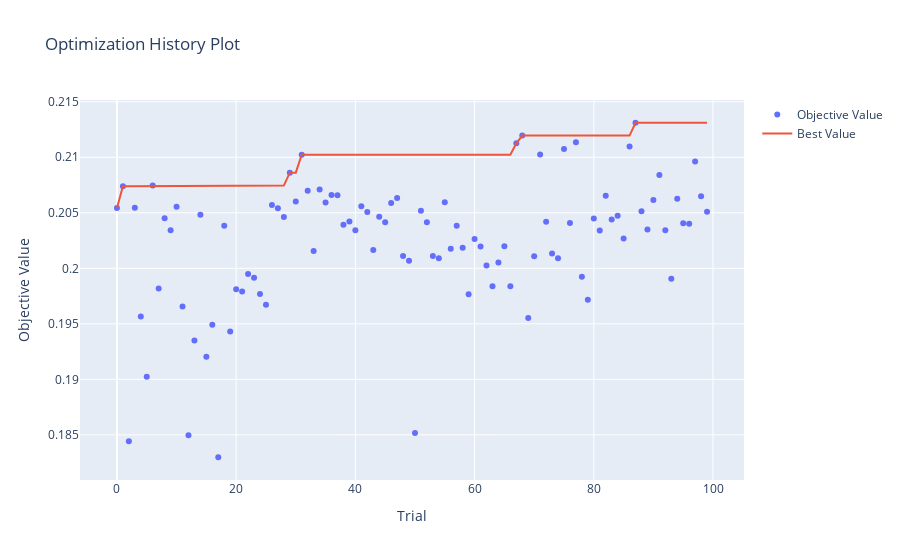
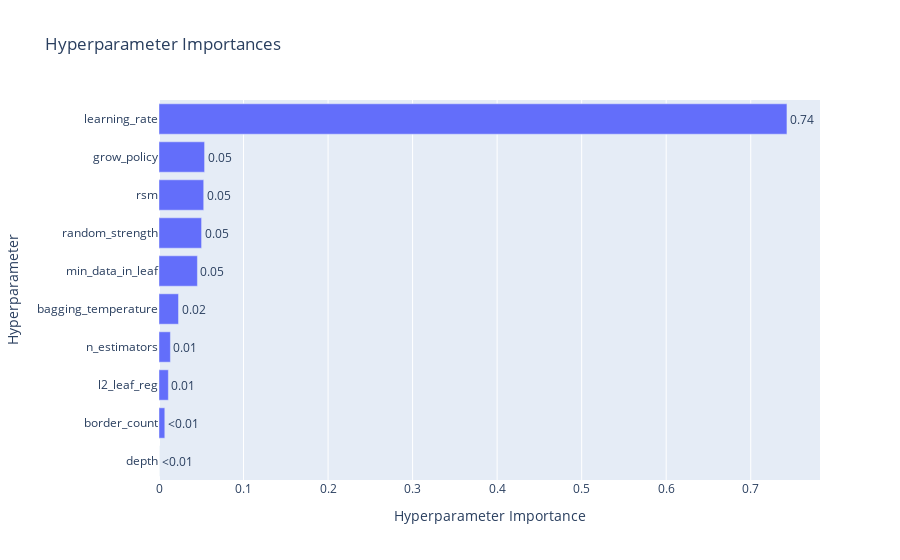
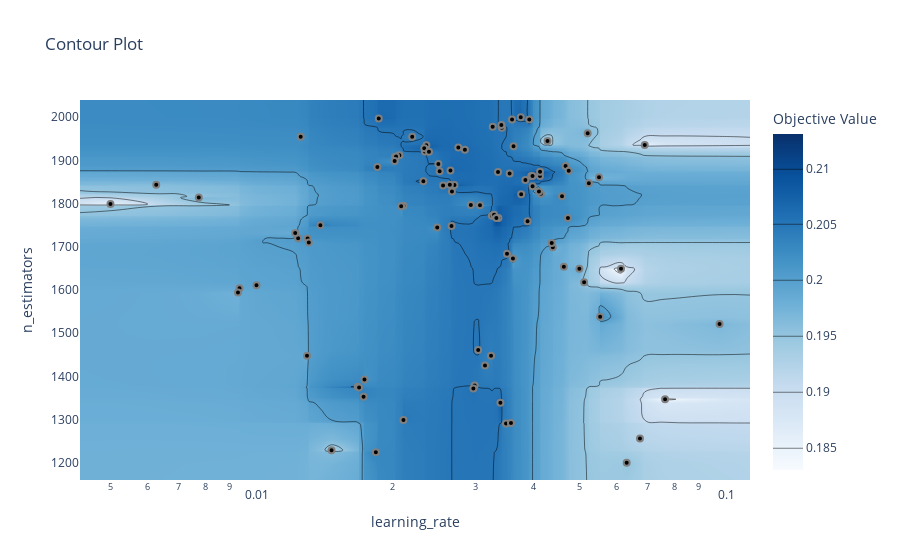
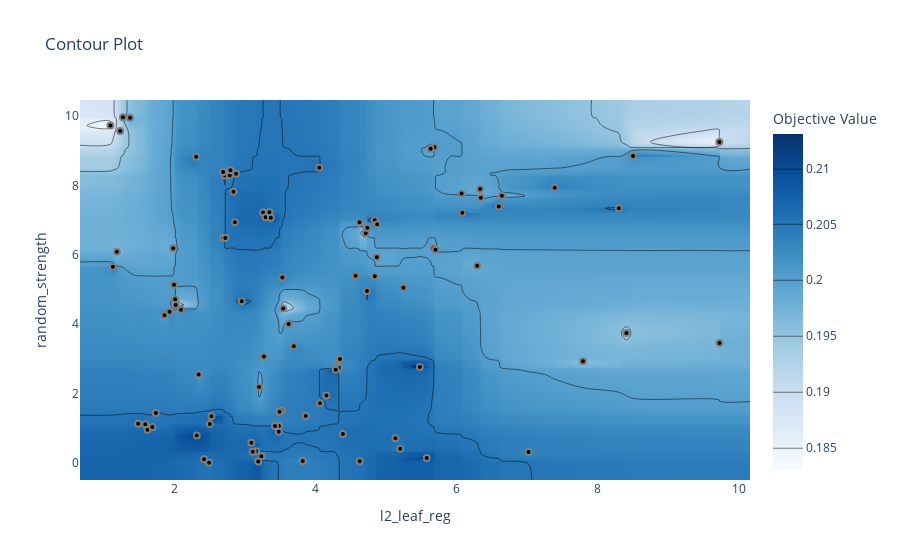

Notebook code cell kept with these figures, in order:
### Code cell
from optuna.visualization import plot_optimization_history, plot_param_importances, plot_contour, plot_slice
plot_optimization_history(study).show()
plot_param_importances(study).show()
plot_contour(study, params=["learning_rate", "n_estimators"]).show()
plot_contour(study, params=["l2_leaf_reg", "random_strength"]).show()
plot_slice(study, params=["learning_rate", "n_estimators", "l2_leaf_reg"]).show()
